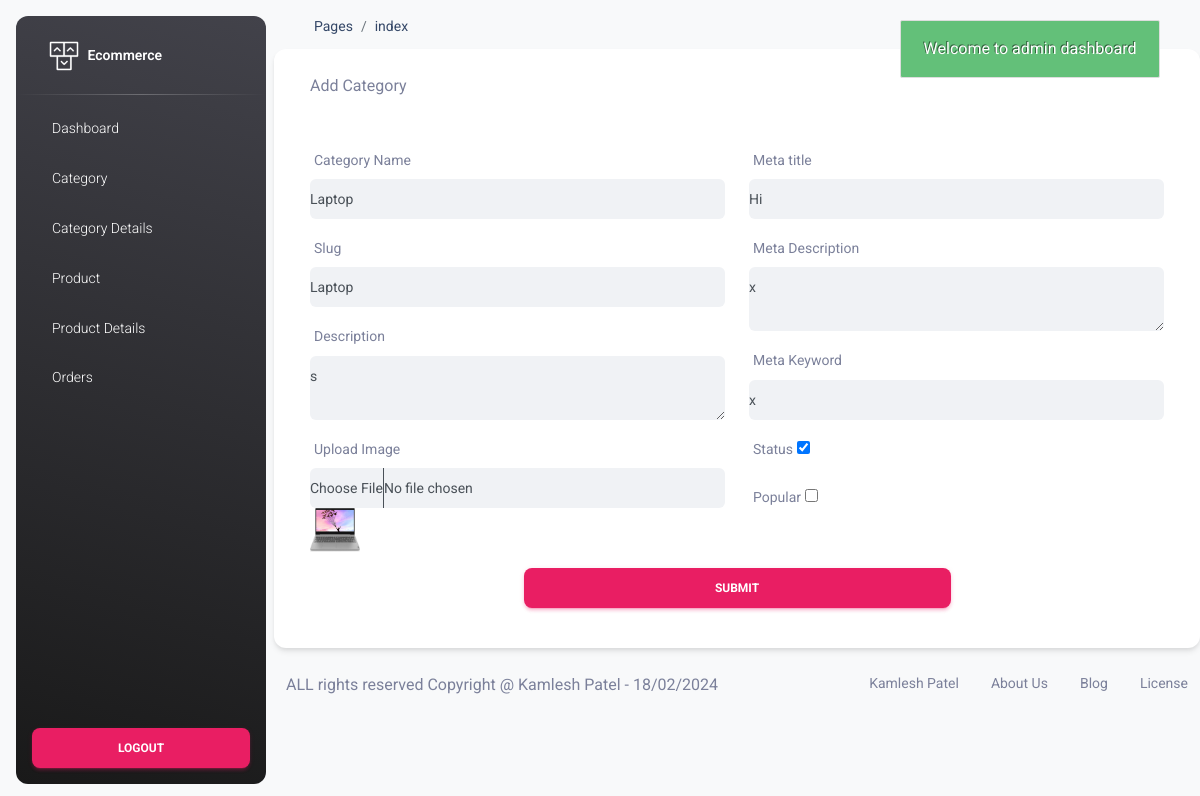
Page /admin/category_edit.php?edit_id=21 (signed in) on the committed database.
### tables this page shows
CREATE TABLE `category` (
  `id` int(11) NOT NULL,
  `name` varchar(191) NOT NULL,
  `slug` varchar(191) NOT NULL,
  `description` varchar(500) NOT NULL,
  `status` tinyint(4) NOT NULL DEFAULT 0,
  `popular` tinyint(4) NOT NULL DEFAULT 0,
  `image` text NOT NULL,
  `meta_title` mediumtext NOT NULL,
  `meta_description` mediumtext NOT NULL,
  `meta_keywords` mediumtext NOT NULL,
  `created_at` timestamp NOT NULL DEFAULT current_timestamp()
);

### admin/category_edit.php (the view, shortened to what this page needs)
<?php
    include 'header.php';
    include 'config.php';
?>
    <div class="container">
        <div class="row">
            <div class="card">
                <div class="card-header">
                    Add Category
                </div>
                <div class="card-body">
                            <?php
                                if(isset($_GET['edit_id']))
                                {
                                    $e = $_GET['edit_id'];
                                    $sql = "SELECT * FROM `category` WHERE `id` = '$e' ";
                                    $res = $conn->query($sql);
                                }
                                if(mysqli_num_rows($res) > 0)
                                {
                                    foreach($res as $row)
                                    {
                                        ?>
                                        <?php
                                    }
                                }
                            ?>
                    <form method="post" enctype="multipart/form-data">
                        <div class="row text-dark">
                            <div class="col-sm-6">
                                <div class="mb-3">
                                    <label class="form-label">Category Name</label>
                                    <input type="text" class="form-control bg-light" name="name" value="<?= $row['name']; ?>" >
                                </div>
                                <div class="mb-3">
                                    <label class="form-label">Slug</label>
                                    <input type="text" class="form-control bg-light" name="slug" value="<?= $row['slug']; ?>" >
                                </div>
                                <div class="mb-3">
                                    <label class="form-label">Description</label>
                                    <textarea name="description" class="form-control bg-light" cols="3"><?= $row['description']; ?></textarea>
                                </div>
                                <div class="mb-3">
                                    <label class="form-label">Upload Image</label>
                                    <input type="file" class="form-control bg-light" name="image">
                                    <img src="photos/<?= $row['image']; ?>" alt="image" width="50px" >
                                </div>
                            </div>
                            <div class="col-sm-6">
                                <div class="mb-3">
                                    <label class="form-label">Meta title</label>
                                    <input type="text" class="form-control bg-light" name="meta_title" value="<?= $row['meta_title']; ?>">
                                </div>
                                <div class="mb-3">
                                    <label class="form-label">Meta Description</label>
                                    <textarea name="meta_description" class="form-control bg-light" cols="3"><?= $row['meta_description']; ?></textarea>
                                </div>
                                <div class="mb-3">
                                    <label class="form-label">Meta Keyword</label>
                                    <input type="text" class="form-control bg-light" name="meta_keywords" value="<?= $row['meta_keywords']; ?>">
                                </div>
                                <div class="mb-3">
                                    <label class="form-label">Status</label>
                                    <input type="checkbox"  name="status" <?= $row['status'] == '1' ? 'checked' : ''; ?> >
                                </div>
                                <div class="mb-3">
                                    <label class="form-label">Popular</label>
                                    <input type="checkbox" name="popular" <?= $row['popular'] == '1' ? 'checked' : ''; ?> >
                                </div>
                            </div>
                        </div>
                        <div class="text-center">
                            <button type="submit" class="btn btn-primary col-sm-6">Submit</button>
                        </div>
                    </form>
                </div>
            </div>
        </div>
    </div>
<?php
    include 'footer.php';
?>

### rows in the picture
category: name "Laptop", slug "Laptop", description "s", image (picture), meta_title "Hi", meta_description "x", meta_keywords "x", status "☑"
